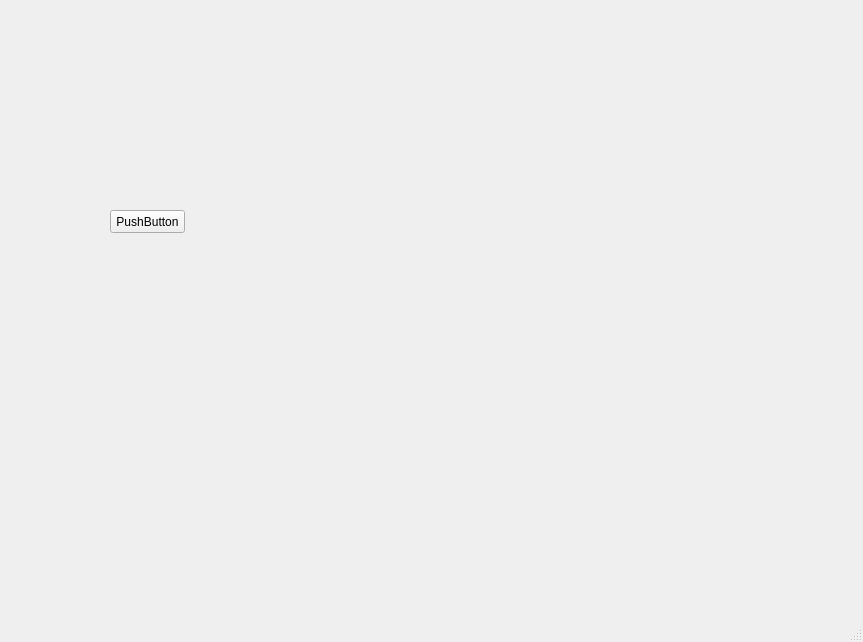
<?xml version="1.0" encoding="UTF-8"?>
<ui version="4.0">
 <class>MainWindow</class>
 <widget class="QMainWindow" name="MainWindow">
  <property name="geometry">
   <rect>
    <x>0</x>
    <y>0</y>
    <width>863</width>
    <height>642</height>
   </rect>
  </property>
  <property name="windowTitle">
   <string>MainWindow</string>
  </property>
  <widget class="QWidget" name="centralwidget">
   <widget class="QPushButton" name="pushButton">
    <property name="geometry">
     <rect>
      <x>110</x>
      <y>210</y>
      <width>75</width>
      <height>23</height>
     </rect>
    </property>
    <property name="text">
     <string>PushButton</string>
    </property>
   </widget>
  </widget>
  <widget class="QMenuBar" name="menubar">
   <property name="geometry">
    <rect>
     <x>0</x>
     <y>0</y>
     <width>863</width>
     <height>23</height>
    </rect>
   </property>
  </widget>
  <widget class="QStatusBar" name="statusbar"/>
 </widget>
 <resources/>
 <connections/>
</ui>
